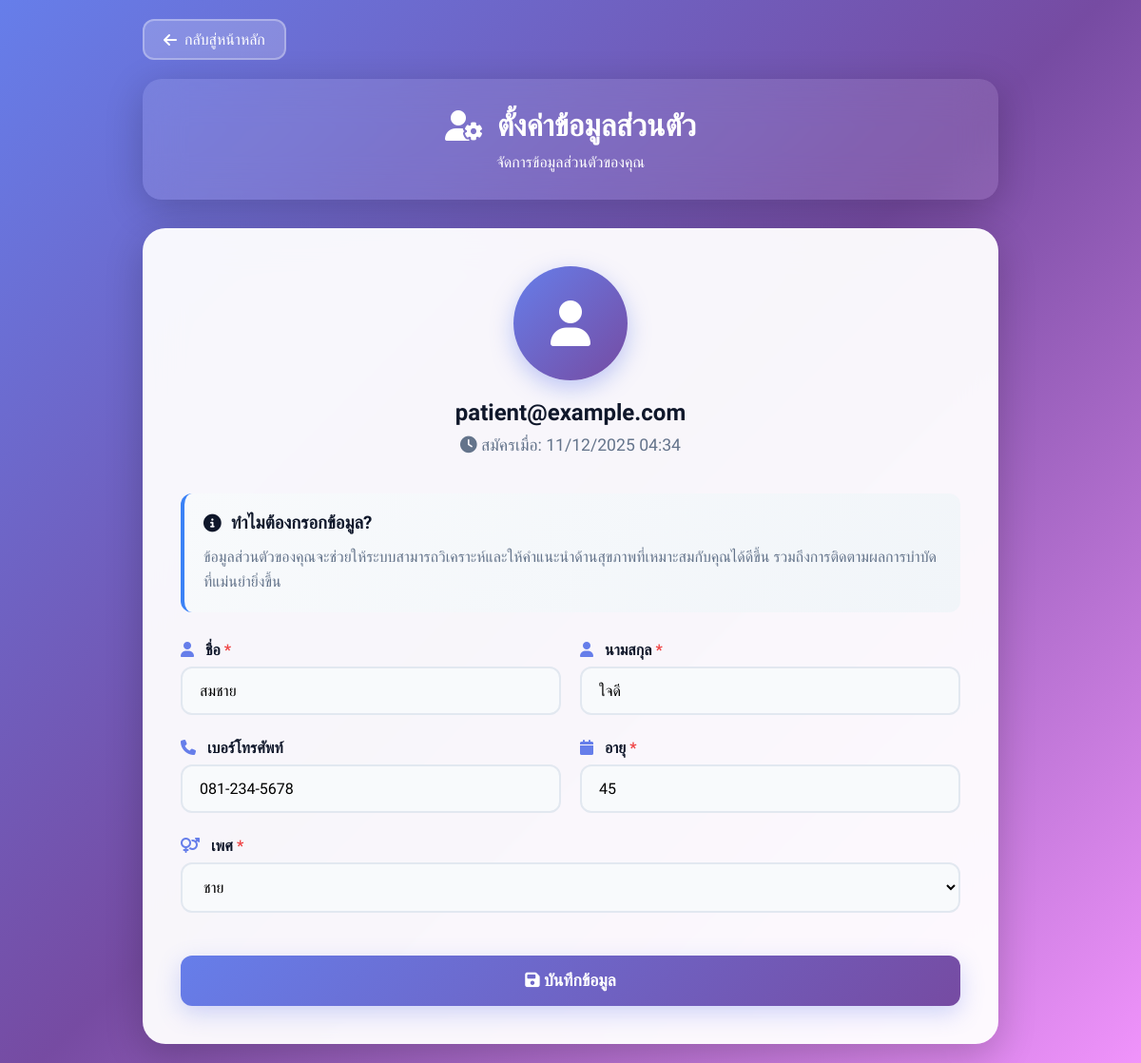
/profile.php (signed in), run on the app's committed database.
### tables this page shows
CREATE TABLE `tb_user` (
  `user_id` int(11) NOT NULL,
  `result_health_survey` varchar(20) NOT NULL COMMENT '''ผลการประเมิน: LOW, MEDIUM, HIGH''',
  `exercise_intensity` varchar(20) NOT NULL COMMENT '''ระดับความแรง: LIGHT, MEDIUM, HIGH''',
  `rounds_per_minute` int(11) NOT NULL COMMENT '''จำนวนรอบต่อนาที''',
  `user_email` varchar(255) NOT NULL,
  `user_password` varchar(255) NOT NULL,
  `user_fname` varchar(100) NOT NULL,
  `user_lname` varchar(100) NOT NULL,
  `user_phon` varchar(20) DEFAULT NULL,
  `user_age` int(11) DEFAULT NULL,
  `user_sex` enum('Male','Female','Other') DEFAULT 'Male',
  `user_role` enum('patient','doctor','admin') DEFAULT 'patient',
  `created_at` timestamp NOT NULL DEFAULT current_timestamp(),
  `updated_at` timestamp NOT NULL DEFAULT current_timestamp() ON UPDATE current_timestamp()
);

### profile.php (the view, shortened to what this page needs)
<?php
$servername = "localhost";
$username = "root";
$password = "";
$dbname = "robotic_handwear";
$conn = new mysqli($servername, $username, $password, $dbname);
$user_id = $_SESSION['user_id'];
$sql = "SELECT * FROM tb_user WHERE user_id = ?";
$stmt = $conn->prepare($sql);
$stmt->bind_param("i", $user_id);
$stmt->execute();
$result = $stmt->get_result();
$user = $result->fetch_assoc();
?>
<!DOCTYPE html>
<html lang="th">
<head>
    <link href="https://cdnjs.cloudflare.com/ajax/libs/font-awesome/6.4.0/css/all.min.css" rel="stylesheet">
</head>
<body>
    <div class="container">
        <a href="index.php" class="back-btn">
            <i class="fas fa-arrow-left"></i> กลับสู่หน้าหลัก
        </a>
        <div class="header">
            <h1>
                <i class="fas fa-user-cog"></i>
                ตั้งค่าข้อมูลส่วนตัว
            </h1>
            <p>จัดการข้อมูลส่วนตัวของคุณ</p>
        </div>
        <div class="profile-card">
            <div class="profile-header">
                <div class="avatar-circle">
                    <i class="fas fa-user"></i>
                </div>
                <h2><?php echo htmlspecialchars($user['user_email']); ?></h2>
                <div class="profile-email">
                    <i class="fas fa-clock"></i>
                    สมัครเมื่อ: <?php echo date('d/m/Y H:i', strtotime($user['created_at'])); ?>
                </div>
            </div>
            <div class="info-section">
                <h3>
                    <i class="fas fa-info-circle"></i>
                    ทำไมต้องกรอกข้อมูล?
                </h3>
                <p>ข้อมูลส่วนตัวของคุณจะช่วยให้ระบบสามารถวิเคราะห์และให้คำแนะนำด้านสุขภาพที่เหมาะสมกับคุณได้ดีขึ้น รวมถึงการติดตามผลการบำบัดที่แม่นยำยิ่งขึ้น</p>
            </div>
            <form method="POST" action="">
                <div class="form-row">
                    <div class="form-group">
                        <label>
                            <i class="fas fa-user"></i>
                            ชื่อ <span style="color: #ef4444;">*</span>
                        </label>
                        <input
                            type="text"
                            name="fname"
                            value="<?php echo htmlspecialchars($user['user_fname'] ?? ''); ?>"
                            placeholder="กรอกชื่อ"
                            required
                        >
                    </div>
                    <div class="form-group">
                        <label>
                            <i class="fas fa-user"></i>
                            นามสกุล <span style="color: #ef4444;">*</span>
                        </label>
                        <input
                            type="text"
                            name="lname"
                            value="<?php echo htmlspecialchars($user['user_lname'] ?? ''); ?>"
                            placeholder="กรอกนามสกุล"
                            required
                        >
                    </div>
                </div>
                <div class="form-row">
                    <div class="form-group">
                        <label>
                            <i class="fas fa-phone"></i>
                            เบอร์โทรศัพท์
                        </label>
                        <input
                            type="tel"
                            name="phone"
                            value="<?php echo htmlspecialchars($user['user_phon'] ?? ''); ?>"
                            placeholder="0812345678"
                            maxlength="20"
                        >
                    </div>
                    <div class="form-group">
                        <label>
                            <i class="fas fa-calendar"></i>
                            อายุ <span style="color: #ef4444;">*</span>
                        </label>
                        <input
                            type="number"
                            name="age"
                            value="<?php echo htmlspecialchars($user['user_age'] ?? ''); ?>"
                            placeholder="25"
                            min="1"
                            max="150"
                            required
                        >
                    </div>
                </div>
                <div class="form-group">
                    <label>
                        <i class="fas fa-venus-mars"></i>
                        เพศ <span style="color: #ef4444;">*</span>
                    </label>
                    <select name="sex" required>
                        <option value="Male" <?php echo ($user['user_sex'] ?? '') == 'Male' ? 'selected' : ''; ?>>ชาย</option>
                    </select>
                </div>
                <button type="submit" class="submit-btn">
                    <i class="fas fa-save"></i> บันทึกข้อมูล
                </button>
            </form>
        </div>
    </div>
</body>
</html>

### profile.php (style rules this page uses)
* { margin: 0; padding: 0; box-sizing: border-box; }
body { font-family: 'Prompt', sans-serif; background: linear-gradient(135deg, #667eea 0%, #764ba2 50%, #f093fb 100%); min-height: 100vh; padding: 20px; color: #fff; }
.container { max-width: 900px; margin: 0 auto; }
.header { text-align: center; margin-bottom: 30px; background: rgba(255,255,255,0.1); backdrop-filter: blur(20px); border-radius: 20px; padding: 30px; box-shadow: 0 10px 40px rgba(0,0,0,0.2); }
.header h1 { font-size: 2rem; margin-bottom: 10px; display: flex; align-items: center; justify-content: center; gap: 15px; }
.back-btn { display: inline-flex; align-items: center; gap: 8px; padding: 10px 20px; background: rgba(255,255,255,0.2); border: 2px solid rgba(255,255,255,0.3); border-radius: 12px; color: white; text-decoration: none; transition: all 0.3s ease; font-weight: 500; margin-bottom: 20px; }
.profile-card { background: rgba(255,255,255,0.95); backdrop-filter: blur(20px); border-radius: 24px; padding: 40px; box-shadow: 0 12px 40px rgba(0,0,0,0.2); color: #0f172a; }
.profile-header { text-align: center; margin-bottom: 40px; }
.avatar-circle { width: 120px; height: 120px; border-radius: 50%; background: linear-gradient(135deg, #667eea, #764ba2); display: flex; align-items: center; justify-content: center; font-size: 3rem; color: white; margin: 0 auto 20px; box-shadow: 0 8px 24px rgba(102, 126, 234, 0.4); }
.profile-email { font-size: 1.1rem; color: #64748b; margin-top: 10px; }
.form-group { margin-bottom: 25px; }
.form-group label { display: block; font-weight: 600; margin-bottom: 8px; color: #0f172a; font-size: 1rem; }
.form-group label i { margin-right: 8px; color: #667eea; }
.form-group input, .form-group select { width: 100%; padding: 14px 18px; border: 2px solid #e2e8f0; border-radius: 12px; font-size: 1rem; font-family: 'Prompt', sans-serif; transition: all 0.3s ease; background: #f8fafc; }
.form-row { display: grid; grid-template-columns: 1fr 1fr; gap: 20px; }
.submit-btn { width: 100%; padding: 16px; background: linear-gradient(135deg, #667eea, #764ba2); border: none; border-radius: 12px; color: white; font-size: 1.1rem; font-weight: 600; cursor: pointer; transition: all 0.3s ease; font-family: 'Prompt', sans-serif; box-shadow: 0 8px 24px rgba(102, 126, 234, 0.3); margin-top: 20px; }
.info-section { background: linear-gradient(135deg, #f8fafc, #f1f5f9); border-radius: 12px; padding: 20px; margin-bottom: 30px; border-left: 4px solid #3b82f6; }
.info-section h3 { color: #0f172a; margin-bottom: 12px; display: flex; align-items: center; gap: 10px; }
.info-section p { color: #64748b; line-height: 1.6; }

### data on the page
tb_user: user_email "patient@example.com", created_at "11/12/2025 04:34", fname "สมชาย", lname "ใจดี", phone "081-234-5678", age "45", sex "ชาย"
